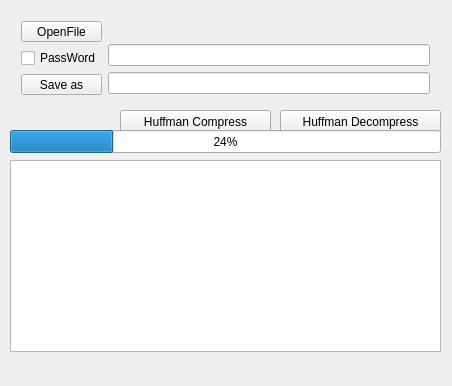
<?xml version="1.0" encoding="UTF-8"?>
<ui version="4.0">
 <class>MainWindow</class>
 <widget class="QMainWindow" name="MainWindow">
  <property name="geometry">
   <rect>
    <x>0</x>
    <y>0</y>
    <width>452</width>
    <height>386</height>
   </rect>
  </property>
  <property name="windowTitle">
   <string>QTCompression</string>
  </property>
  <widget class="QWidget" name="centralWidget">
   <widget class="QPushButton" name="pushButton_Compress">
    <property name="geometry">
     <rect>
      <x>120</x>
      <y>110</y>
      <width>151</width>
      <height>23</height>
     </rect>
    </property>
    <property name="text">
     <string>Huffman Compress</string>
    </property>
   </widget>
   <widget class="QPushButton" name="pushButton_Decompress">
    <property name="geometry">
     <rect>
      <x>280</x>
      <y>110</y>
      <width>161</width>
      <height>23</height>
     </rect>
    </property>
    <property name="text">
     <string>Huffman Decompress</string>
    </property>
   </widget>
   <widget class="QTextBrowser" name="textBrowser">
    <property name="geometry">
     <rect>
      <x>10</x>
      <y>160</y>
      <width>431</width>
      <height>192</height>
     </rect>
    </property>
   </widget>
   <widget class="QProgressBar" name="progressBar">
    <property name="geometry">
     <rect>
      <x>10</x>
      <y>130</y>
      <width>431</width>
      <height>23</height>
     </rect>
    </property>
    <property name="value">
     <number>24</number>
    </property>
   </widget>
   <widget class="QWidget" name="layoutWidget">
    <property name="geometry">
     <rect>
      <x>10</x>
      <y>10</y>
      <width>431</width>
      <height>95</height>
     </rect>
    </property>
    <layout class="QGridLayout" name="gridLayout">
     <item row="0" column="0">
      <layout class="QVBoxLayout" name="verticalLayout">
       <item>
        <widget class="QPushButton" name="pushButton_OpenFile">
         <property name="text">
          <string>OpenFile</string>
         </property>
        </widget>
       </item>
       <item>
        <widget class="QCheckBox" name="checkBox">
         <property name="text">
          <string>PassWord</string>
         </property>
        </widget>
       </item>
       <item>
        <widget class="QPushButton" name="pushButton_Save">
         <property name="text">
          <string>Save as</string>
         </property>
        </widget>
       </item>
      </layout>
     </item>
     <item row="0" column="1">
      <layout class="QVBoxLayout" name="verticalLayout_2">
       <item>
        <widget class="QLabel" name="label_FilePath">
         <property name="text">
          <string/>
         </property>
        </widget>
       </item>
       <item>
        <widget class="QLineEdit" name="lineEdit_PassWord">
         <property name="echoMode">
          <enum>QLineEdit::Password</enum>
         </property>
        </widget>
       </item>
       <item>
        <widget class="QLineEdit" name="lineEdit"/>
       </item>
      </layout>
     </item>
    </layout>
   </widget>
  </widget>
 </widget>
 <layoutdefault spacing="6" margin="11"/>
 <resources/>
 <connections/>
</ui>
